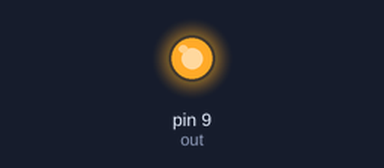
Bench run of a sketch on a simulated Arduino Uno, built with avr-gcc and run on an emulated ATmega328P. Shown: output pins drawn as LEDs (lit = HIGH). What the sketch prints to the serial monitor is not drawn.

Above: at 0.5 s.
At 5.0 s:
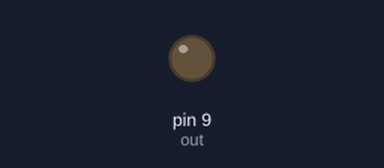
Timing chart, 0 to 10.4 s (numbered marks = the images above):
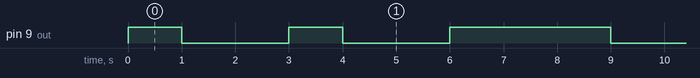

The sketch:

ASCII_communication_btw_2_arduinos1.ino
```cpp
const int out = 9;

void setup(){
  pinMode(out, OUTPUT);
  Serial.begin(9600);
}

void loop(){
  int x[] = {1,0,0,1,0,0,1,1};//d147
  for (int i=0;i<=7;i++){
    if(x[i]==1){
      digitalWrite(out, HIGH);
      Serial.print(x[i]);
      delay(1000);
    }
    else if(x[i]==0){
      digitalWrite(out, LOW);
      Serial.print(x[i]);
      delay(1000);
    }
  }
  Serial.print("  ");
}
```

Measured:
- by itself, pin 9 (out): repeats every 8.0 s: LOW 2.0 s, HIGH 1.0 s, LOW 2.0 s, HIGH 3.0 s
- by itself, everything shown: repeats every 8.0 s, in 4 steps
